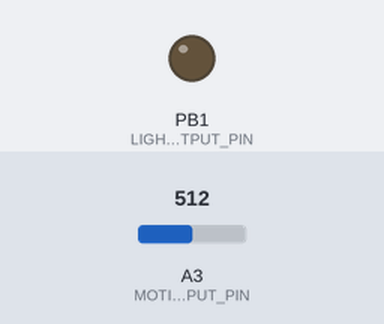
Bench run of a program on a simulated ATtiny85, built with avr-gcc and run on an emulated ATtiny85. Shown: output pins drawn as LEDs (lit = HIGH). The inputs (shaded band) are chosen by the test bench; at power-on: A3 (MOTION_INPUT_PIN) = 512.

Above: at 1.2 s.
1.3 s: A3 (MOTION_INPUT_PIN) set to 484
At 2.0 s:
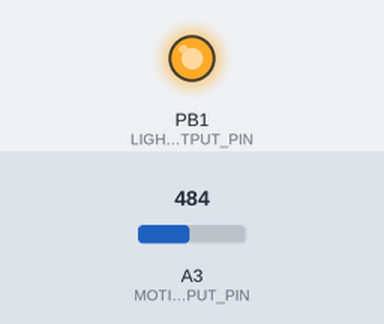
Timing chart, 0 to 4.3 s (numbered marks = the images above; inputs shaded):
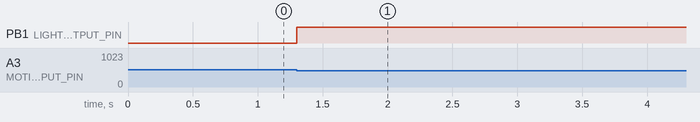

The program:

main.cpp
```cpp
#include <Arduino.h>

#ifdef ESP8266
#define MOTION_INPUT_PIN A0
#define LIGHT_OUTPUT_PIN D6
#else
#define MOTION_INPUT_PIN A3
#define LIGHT_OUTPUT_PIN PB1
#endif

void setup()
{

// debug mode
#ifdef ESP8266
    Serial.begin(115200);
#endif

    pinMode(LIGHT_OUTPUT_PIN, OUTPUT);
}

void loop()
{
    int lightValue = analogRead(MOTION_INPUT_PIN);

// debug log
#ifdef ESP8266
    Serial.println(lightValue);
#endif

    // when motion sensor has not triggered, value floats between 0 and 15-ish so check for a minimum value as "activity registered"
    // then set a arbitrary max cap, for when it should be active
    if (lightValue > 25 && lightValue < 500) {
        digitalWrite(LIGHT_OUTPUT_PIN, HIGH);
        delay(20 * 1000); // on duration
    }
    else {
        digitalWrite(LIGHT_OUTPUT_PIN, LOW);
    }
}
```

Measured:
- the behaviour switches between 500 and 499 on A3 (MOTION_INPUT_PIN) (found by bisection; images 0 and 1)
- after the input at 1.3 s, PB1 (LIGHT_OUTPUT_PIN): LOW → HIGH at once
